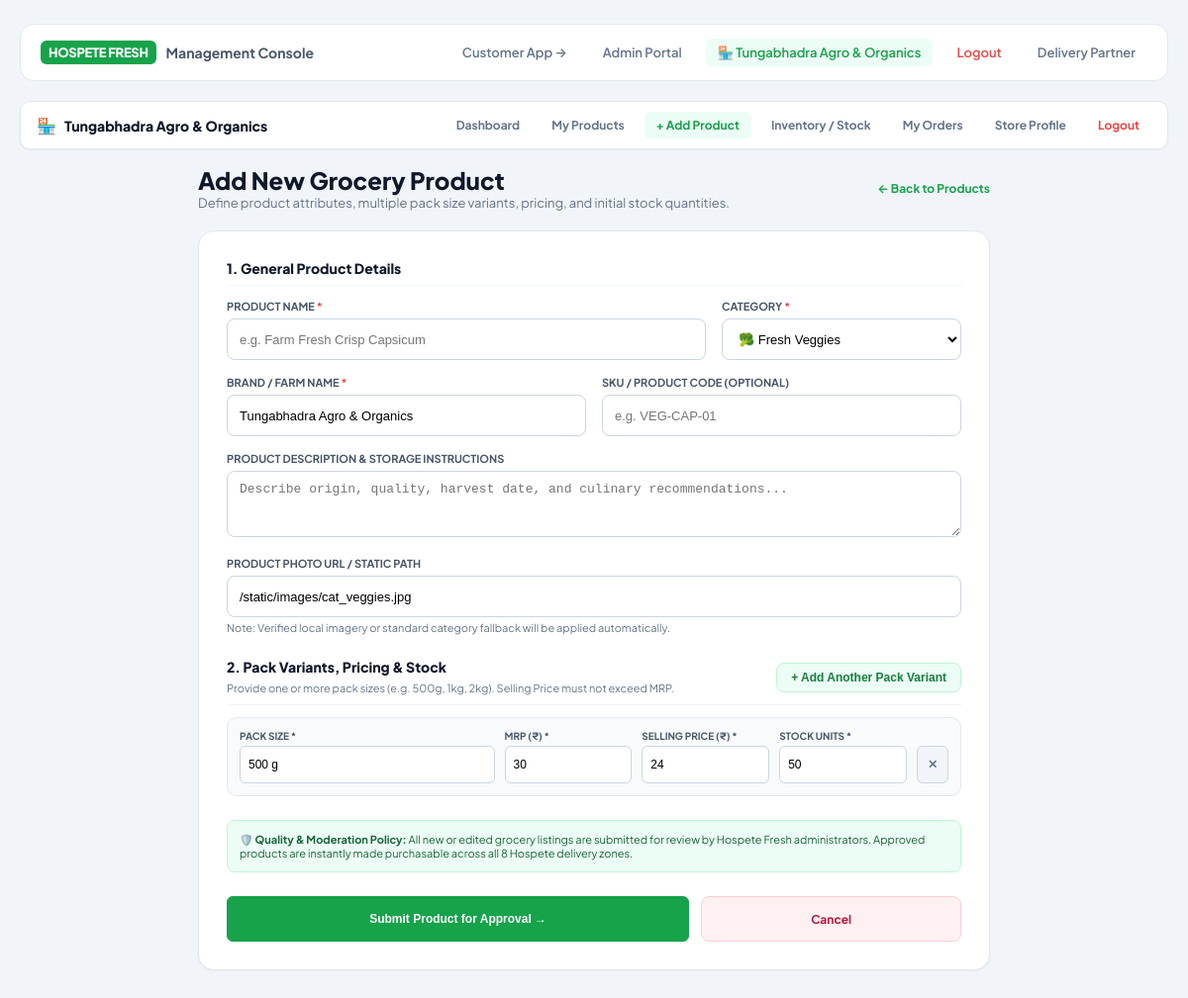
Page /vendor/products/new (signed in) on the committed database.
### tables this page shows
CREATE TABLE vendors (
        id INTEGER PRIMARY KEY AUTOINCREMENT,
        business_name TEXT NOT NULL,
        owner_name TEXT NOT NULL,
        phone TEXT UNIQUE NOT NULL,
        email TEXT,
        address TEXT NOT NULL,
        locality TEXT NOT NULL,
        service_area TEXT NOT NULL,
        password_hash TEXT NOT NULL,
        business_type TEXT NOT NULL, -- grocery, farmer, dairy, snacks, other
        description TEXT,
        status TEXT DEFAULT 'pending', -- pending, approved, rejected, suspended
        rejection_reason TEXT,
        created_at TIMESTAMP DEFAULT CURRENT_TIMESTAMP
    );

### app.py (the view, shortened to what this page needs)
@app.route('/vendor/products/new', methods=['GET', 'POST'])
@vendor_required
def vendor_product_new():
    vendor_id = session['vendor_id']
    conn = get_db()
    vendor = conn.execute('SELECT * FROM vendors WHERE id = ?', (vendor_id,)).fetchone()
    if vendor['status'] == 'suspended' or vendor['status'] == 'rejected':
        conn.close()
        flash('Your vendor account is not active for publishing products. Please contact admin.', 'error')
        return redirect(url_for('vendor_dashboard'))
    categories = conn.execute('SELECT * FROM categories ORDER BY id ASC').fetchall()
    conn.close()
    return render_template('vendor_product_form.html', vendor=vendor, categories=categories, product=None, variants=None)

### templates/vendor_product_form.html (shortened to what this page needs)
{% extends "base.html" %}
{% block portal_content %}
<div class="vendor-nav-subbar">
  <div style="display: flex; align-items: center; gap: 8px;">
    <span style="font-size: 16px;">🏪</span>
    <span style="font-weight: 800; font-size: 14px; color: #0f172a;">{{ vendor['business_name'] }}</span>
  </div>
  <div class="vendor-nav-links">
    <a href="/vendor/dashboard" class="v-link">Dashboard</a>
    <a href="/vendor/products" class="v-link">My Products</a>
    <a href="/vendor/products/new" class="v-link {% if not product %}active{% endif %}">+ Add Product</a>
    <a href="/vendor/inventory" class="v-link">Inventory / Stock</a>
    <a href="/vendor/orders" class="v-link">My Orders</a>
    <a href="/vendor/profile" class="v-link">Store Profile</a>
    <a href="/vendor/logout" class="v-link" style="color: #ef4444;">Logout</a>
  </div>
</div>
<div style="max-width: 800px; margin: 16px auto 40px;">
  <div style="display: flex; align-items: center; justify-content: space-between; margin-bottom: 20px;">
    <div>
      <h1 style="font-size: 24px; font-weight: 800; color: #0f172a;">
        {% if product %}Edit Listing: {{ product['name'] }}{% else %}Add New Grocery Product{% endif %}
      </h1>
      <p style="font-size: 13px; color: #64748b;">
        Define product attributes, multiple pack size variants, pricing, and initial stock quantities.
      </p>
    </div>
    <a href="/vendor/products" style="font-size: 12px; font-weight: 700; color: #16a34a; text-decoration: none;">
      &larr; Back to Products
    </a>
  </div>
  <div class="vendor-panel-card" style="padding: 28px;">
    <form action="{% if product %}/vendor/products/{{ product['id'] }}/edit{% else %}/vendor/products/new{% endif %}" method="POST">
      <h3 style="font-size: 14px; font-weight: 800; color: #0f172a; margin-bottom: 14px; border-bottom: 1px solid #f1f5f9; padding-bottom: 8px;">
        1. General Product Details
      </h3>
      <div style="display: grid; grid-template-columns: 2fr 1fr; gap: 16px; margin-bottom: 16px;">
        <div>
          <label style="display: block; font-size: 11px; font-weight: 700; text-transform: uppercase; color: #475569; margin-bottom: 6px;">
            Product Name <span style="color: #ef4444;">*</span>
          </label>
          <input type="text" name="name" required placeholder="e.g. Farm Fresh Crisp Capsicum" value="{{ product['name'] if product else '' }}" style="width: 100%; height: 42px; border: 1px solid #cbd5e1; border-radius: 8px; padding: 0 12px; font-size: 13px;">
        </div>
        <div>
          <label style="display: block; font-size: 11px; font-weight: 700; text-transform: uppercase; color: #475569; margin-bottom: 6px;">
            Category <span style="color: #ef4444;">*</span>
          </label>
          <select name="category_slug" required style="width: 100%; height: 42px; border: 1px solid #cbd5e1; border-radius: 8px; padding: 0 12px; font-size: 13px; background: #fff;">
            {% for cat in categories %}
              <option value="{{ cat['slug'] }}" {% if product and product['category_slug'] == cat['slug'] %}selected{% endif %}>
                {{ cat['icon_emoji'] }} {{ cat['name'] }}
              </option>
            {% endfor %}
          </select>
        </div>
      </div>
      <div style="display: grid; grid-template-columns: 1fr 1fr; gap: 16px; margin-bottom: 16px;">
        <div>
          <label style="display: block; font-size: 11px; font-weight: 700; text-transform: uppercase; color: #475569; margin-bottom: 6px;">
            Brand / Farm Name <span style="color: #ef4444;">*</span>
          </label>
          <input type="text" name="brand" required placeholder="e.g. Tungabhadra Farms" value="{{ product['brand'] if product else vendor['business_name'] }}" style="width: 100%; height: 42px; border: 1px solid #cbd5e1; border-radius: 8px; padding: 0 12px; font-size: 13px;">
        </div>
        <div>
          <label style="display: block; font-size: 11px; font-weight: 700; text-transform: uppercase; color: #475569; margin-bottom: 6px;">
            SKU / Product Code (Optional)
          </label>
          <input type="text" name="sku" placeholder="e.g. VEG-CAP-01" value="{{ product['sku'] if product else '' }}" style="width: 100%; height: 42px; border: 1px solid #cbd5e1; border-radius: 8px; padding: 0 12px; font-size: 13px;">
        </div>
      </div>
      <div style="margin-bottom: 16px;">
        <label style="display: block; font-size: 11px; font-weight: 700; text-transform: uppercase; color: #475569; margin-bottom: 6px;">
          Product Description & Storage Instructions
        </label>
        <textarea name="description" rows="3" placeholder="Describe origin, quality, harvest date, and culinary recommendations..." style="width: 100%; border: 1px solid #cbd5e1; border-radius: 8px; padding: 10px 12px; font-size: 13px;">{{ product['description'] if product else '' }}</textarea>
      </div>
      <div style="margin-bottom: 24px;">
        <label style="display: block; font-size: 11px; font-weight: 700; text-transform: uppercase; color: #475569; margin-bottom: 6px;">
          Product Photo URL / Static Path
        </label>
        <input type="text" name="image_url" placeholder="/static/images/tomatoes.jpg or custom image path" value="{{ product['image_url'] if product else '/static/images/cat_veggies.jpg' }}" style="width: 100%; height: 42px; border: 1px solid #cbd5e1; border-radius: 8px; padding: 0 12px; font-size: 13px;">
        <span style="font-size: 11px; color: #64748b; margin-top: 4px; display: block;">
          Note: Verified local imagery or standard category fallback will be applied automatically.
        </span>
      </div>
      <div style="margin-bottom: 24px;">
        <div style="display: flex; justify-content: space-between; align-items: center; margin-bottom: 12px; border-bottom: 1px solid #f1f5f9; padding-bottom: 8px;">
          <div>
            <h3 style="font-size: 14px; font-weight: 800; color: #0f172a;">
              2. Pack Variants, Pricing & Stock
            </h3>
            <span style="font-size: 11px; color: #64748b;">
              Provide one or more pack sizes (e.g. 500g, 1kg, 2kg). Selling Price must not exceed MRP.
            </span>
          </div>
          <button type="button" onclick="addVariantRow()" class="btn-action-restock" style="border: 1px dashed #16a34a; font-size: 12px;">
            + Add Another Pack Variant
          </button>
        </div>
        <div id="variants-container" style="display: flex; flex-direction: column; gap: 12px;">
          {% if product and variants %}
            {% for v in variants %}
            <div class="variant-row" style="background: #f8fafc; border: 1px solid #e2e8f0; border-radius: 10px; padding: 12px; display: grid; grid-template-columns: 2fr 1fr 1fr 1fr auto; gap: 10px; align-items: flex-end;">
              <div>
                <label style="font-size: 10px; font-weight: 700; text-transform: uppercase; color: #475569; display: block; margin-bottom: 4px;">Pack Size *</label>
                <input type="text" name="variant_pack_size[]" required value="{{ v['pack_size'] }}" placeholder="e.g. 500 g or 1 kg" style="width: 100%; height: 38px; border: 1px solid #cbd5e1; border-radius: 6px; padding: 0 8px; font-size: 12px;">
              </div>
              <div>
                <label style="font-size: 10px; font-weight: 700; text-transform: uppercase; color: #475569; display: block; margin-bottom: 4px;">MRP (₹) *</label>
                <input type="number" step="1" name="variant_mrp[]" required value="{{ '%.0f'|format(v['mrp']) }}" min="1" placeholder="25" style="width: 100%; height: 38px; border: 1px solid #cbd5e1; border-radius: 6px; padding: 0 8px; font-size: 12px;">
              </div>
              <div>
                <label style="font-size: 10px; font-weight: 700; text-transform: uppercase; color: #475569; display: block; margin-bottom: 4px;">Selling Price (₹) *</label>
                <input type="number" step="1" name="variant_price[]" required value="{{ '%.0f'|format(v['price']) }}" min="1" placeholder="20" style="width: 100%; height: 38px; border: 1px solid #cbd5e1; border-radius: 6px; padding: 0 8px; font-size: 12px;">
              </div>
              <div>
                <label style="font-size: 10px; font-weight: 700; text-transform: uppercase; color: #475569; display: block; margin-bottom: 4px;">Stock Units *</label>
                <input type="number" name="variant_stock[]" required value="{{ v['stock_qty'] }}" min="0" placeholder="50" style="width: 100%; height: 38px; border: 1px solid #cbd5e1; border-radius: 6px; padding: 0 8px; font-size: 12px;">
              </div>
              <div>
                <button type="button" onclick="this.closest('.variant-row').remove()" style="height: 38px; padding: 0 10px; border: 1px solid #fecaca; background: #fee2e2; color: #dc2626; border-radius: 6px; cursor: pointer; font-size: 12px; font-weight: bold;">✕</button>
              </div>
            </div>
            {% endfor %}
          {% else %}
            <div class="variant-row" style="background: #f8fafc; border: 1px solid #e2e8f0; border-radius: 10px; padding: 12px; display: grid; grid-template-columns: 2fr 1fr 1fr 1fr auto; gap: 10px; align-items: flex-end;">
              <div>
                <label style="font-size: 10px; font-weight: 700; text-transform: uppercase; color: #475569; display: block; margin-bottom: 4px;">Pack Size *</label>
                <input type="text" name="variant_pack_size[]" required placeholder="e.g. 500 g" value="500 g" style="width: 100%; height: 38px; border: 1px solid #cbd5e1; border-radius: 6px; padding: 0 8px; font-size: 12px;">
              </div>
              <div>
                <label style="font-size: 10px; font-weight: 700; text-transform: uppercase; color: #475569; display: block; margin-bottom: 4px;">MRP (₹) *</label>
                <input type="number" step="1" name="variant_mrp[]" required min="1" placeholder="30" value="30" style="width: 100%; height: 38px; border: 1px solid #cbd5e1; border-radius: 6px; padding: 0 8px; font-size: 12px;">
              </div>
              <div>
                <label style="font-size: 10px; font-weight: 700; text-transform: uppercase; color: #475569; display: block; margin-bottom: 4px;">Selling Price (₹) *</label>
                <input type="number" step="1" name="variant_price[]" required min="1" placeholder="24" value="24" style="width: 100%; height: 38px; border: 1px solid #cbd5e1; border-radius: 6px; padding: 0 8px; font-size: 12px;">
              </div>
              <div>
                <label style="font-size: 10px; font-weight: 700; text-transform: uppercase; color: #475569; display: block; margin-bottom: 4px;">Stock Units *</label>
                <input type="number" name="variant_stock[]" required min="0" placeholder="50" value="50" style="width: 100%; height: 38px; border: 1px solid #cbd5e1; border-radius: 6px; padding: 0 8px; font-size: 12px;">
              </div>
              <div>
                <button type="button" onclick="if(document.querySelectorAll('.variant-row').length > 1) this.closest('.variant-row').remove();" style="height: 38px; padding: 0 10px; border: 1px solid #cbd5e1; background: #f1f5f9; color: #64748b; border-radius: 6px; cursor: pointer; font-size: 12px; font-weight: bold;">✕</button>
              </div>
            </div>
          {% endif %}
        </div>
      </div>
      <div style="background-color: #ecfdf5; border: 1px solid #bbf7d0; border-radius: 8px; padding: 12px; margin-bottom: 24px; font-size: 11px; color: #166534;">
        🛡️ <strong>Quality & Moderation Policy:</strong> All new or edited grocery listings are submitted for review by Hospete Fresh administrators. Approved products are instantly made purchasable across all 8 Hospete delivery zones.
      </div>
      <div style="display: flex; gap: 12px;">
        <button type="submit" class="btn-add" style="flex: 2; height: 46px; font-size: 14px; border-radius: 10px;">
          {% if product %}Update & Resubmit Listing &rarr;{% else %}Submit Product for Approval &rarr;{% endif %}
        </button>
        <a href="/vendor/products" class="btn-action-out" style="flex: 1; height: 46px; font-size: 13px; border-radius: 10px; justify-content: center; text-decoration: none;">
          Cancel
        </a>
      </div>
    </form>
  </div>
</div>
{% endblock %}

### templates/base.html (shortened to what this page needs)
<!DOCTYPE html>
<html lang="en">
<head>
  <link rel="stylesheet" href="{{ url_for('static', filename='css/style.css') }}?v=2.4.0">
</head>
<body>
{% if request.path.startswith('/admin') or request.path.startswith('/vendor') or request.path.startswith('/delivery') %}
  <div class="portal-screen">
    <div class="portal-nav">
      <div style="display: flex; align-items: center; gap: 10px;">
        <span class="brand-badge">HOSPETE FRESH</span>
        <span style="font-weight: 700; font-size: 14px; color: #475569;">Management Console</span>
      </div>
      <div class="portal-links">
        <a href="/" class="portal-link">Customer App &rarr;</a>
        <a href="/admin" class="portal-link {% if request.path.startswith('/admin') %}active{% endif %}">Admin Portal</a>
        {% if current_vendor %}
          <a href="/vendor/dashboard" class="portal-link {% if request.path.startswith('/vendor') %}active{% endif %}">
            🏪 {{ current_vendor['business_name'] }}
          </a>
          <a href="/vendor/logout" class="portal-link" style="color: #ef4444;">Logout</a>
        {% else %}
          <a href="/vendor/login" class="portal-link {% if request.path.startswith('/vendor') %}active{% endif %}">Vendor Portal</a>
        {% endif %}
        <a href="/delivery" class="portal-link {% if request.path.startswith('/delivery') %}active{% endif %}">Delivery Partner</a>
      </div>
    </div>
    {% block portal_content %}{% endblock %}
  </div>
{% endif %}
</body>
</html>

### rows in the picture
vendors: business_name "Tungabhadra Agro & Organics", brand "Tungabhadra Agro & Organics"

### other values in the picture
form field category_slug "🥦 Fresh Veggies"
